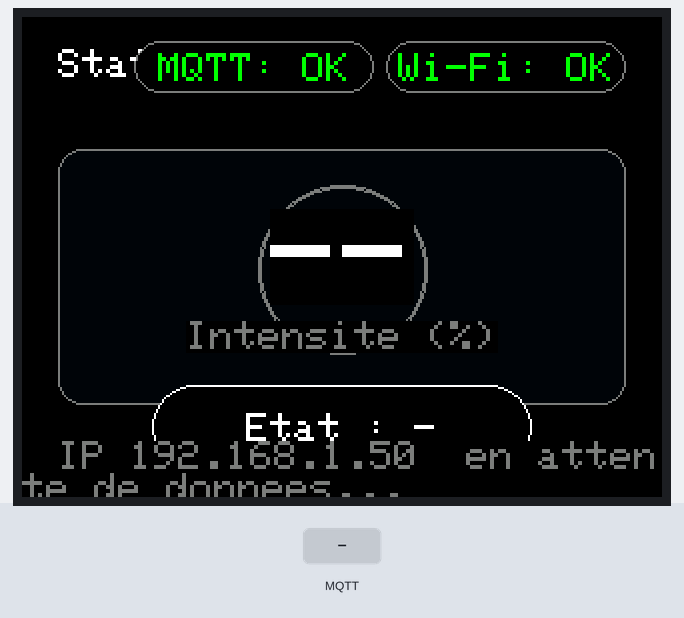
Bench run of a sketch on a simulated ESP32. Shown: 320×240 colour display. The inputs (shaded band) are chosen by the test bench. WiFi joins after 1.5 s; servers stay silent unless stated; no MQTT or app messages arrive unless stated.

Above: at 3.1 s.
3.2 s: MQTT message "RAIN" arrives on the first subscribed topic
At 4.0 s:
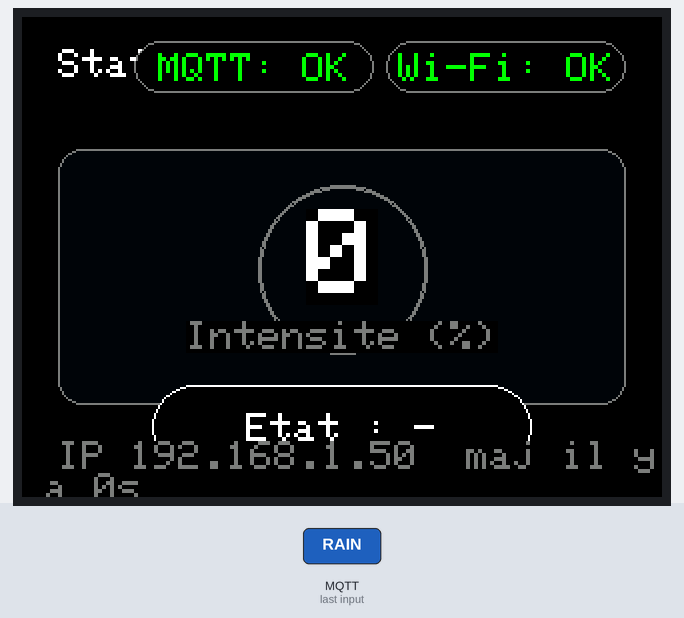
6.2 s: MQTT message "RAIN" arrives on the second subscribed topic
At 7.6 s:
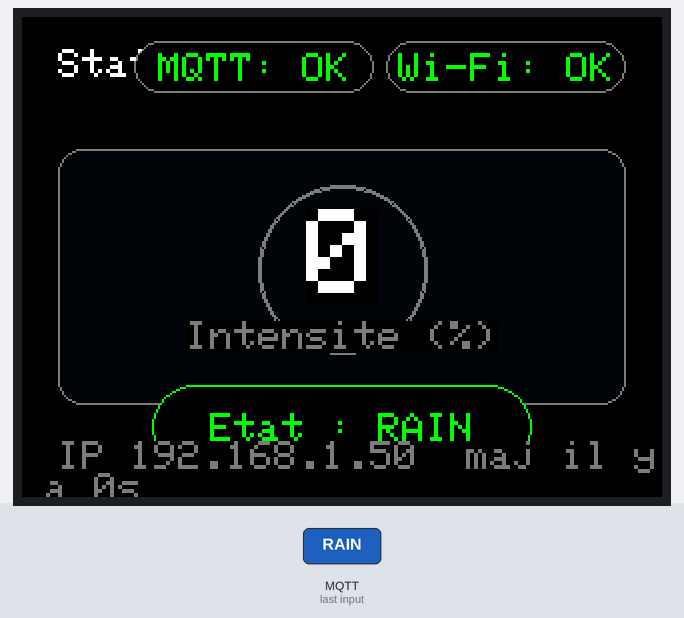
9.2 s: MQTT message "DRY" arrives on the second subscribed topic
At 10.0 s:
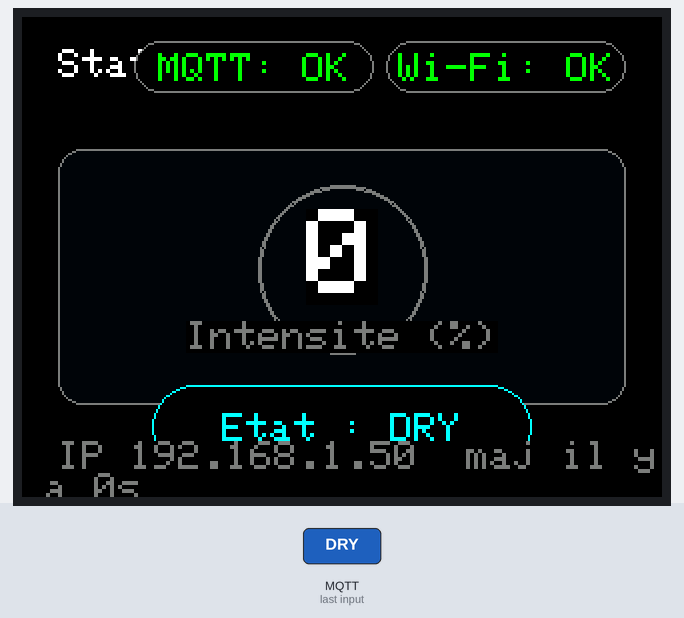
Timing chart, 0 to 12.2 s (numbered marks = the images above; inputs shaded):
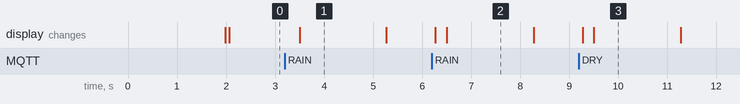

The sketch:

TAB5_MQTT.ino
```cpp
#include <M5Unified.h>
#include <WiFi.h>
#include <PubSubClient.h>
#include <math.h>

// ==== Wi-Fi / MQTT (NON TLS) ====
const char* WIFI_SSID = "iPhone Chaimae 2";
const char* WIFI_PASS = "chaimae2002";

const char* MQTT_SERVER = "broker.mqtt.cool";  // hostname only
const int   MQTT_PORT   = 1883;                // NON-TLS port

const char* TOPIC_RAIN_INT   = "maison/jardin/pluie/intensite";
const char* TOPIC_RAIN_STATE = "maison/jardin/pluie/etat";

// ==== NON-TLS CLIENT ====
WiFiClient espClient;           // <--- FIXED (no WiFiClientSecure!)
PubSubClient client(espClient);

// ---- état ----
float  g_rainPercent = -1.0f;
String g_state = "-";
uint32_t g_lastUpdateMs = 0;
bool g_mqttOk = false;

// ---- couleurs ----
#define C_BG      TFT_BLACK
#define C_TEXT    TFT_WHITE
#define C_MUTED   0x7BEF
#define C_CARD    0x0021
#define C_CYAN    TFT_CYAN
#define C_GREEN   TFT_GREEN
#define C_RED     TFT_RED

M5Canvas canvas(&M5.Lcd);

// ---- UI helpers ----
void pill(int x, int y, int w, int h, uint16_t stroke, uint16_t fill, const char* txt, uint16_t txtcol) {
  canvas.fillRoundRect(x, y, w, h, h/2, fill);
  canvas.drawRoundRect(x, y, w, h, h/2, stroke);
  canvas.setTextDatum(MC_DATUM);
  canvas.setTextColor(txtcol, fill);
  canvas.setTextSize(2);
  canvas.drawString(txt, x + w/2, y + h/2 + 1);
}

void drawArcGauge(int cx, int cy, int r, float percent, uint16_t col) {
  canvas.drawCircle(cx, cy, r, C_MUTED);
  canvas.drawCircle(cx, cy, r-1, C_MUTED);

  float amax = constrain(percent, 0, 100) * 300.0f / 100.0f;
  float start = 120.0f;
  for (float a = 0; a <= amax; a += 1.5f) {
    float rad = (start + a) * DEG_TO_RAD;
    int x = cx + cosf(rad) * (r-2);
    int y = cy + sinf(rad) * (r-2);
    canvas.drawPixel(x, y, col);
    canvas.drawPixel(x+1, y, col);
    canvas.drawPixel(x, y+1, col);
  }

  canvas.setTextDatum(MC_DATUM);
  canvas.setTextColor(C_TEXT, C_BG);
  canvas.setTextSize(6);

  if (percent < 0) canvas.drawString("--", cx, cy-6);
  else {
    char b[8]; snprintf(b, sizeof(b), "%.0f", percent);
    canvas.drawString(b, cx, cy-6);
  }

  canvas.setTextSize(2);
  canvas.setTextColor(C_MUTED, C_BG);
  canvas.drawString("Intensite (%)", cx, cy + 34);
}

void drawScreen() {
  int W = M5.Lcd.width();
  int H = M5.Lcd.height();

  if (canvas.width() == 0) {
    canvas.setColorDepth(16);
    canvas.createSprite(W, H);
  }

  canvas.fillScreen(C_BG);

  const int PAD = 18;
  const int headerH = 48;
  const int footerH = 28;

  // HEADER
  canvas.setTextDatum(TL_DATUM);
  canvas.setTextColor(C_TEXT, C_BG);
  canvas.setTextSize(2);
  canvas.setCursor(PAD, PAD-2);
  canvas.println("Station Pluie • MQTT");

  // Badges Wi-Fi / MQTT
  int bx = W - PAD - 120;
  pill(bx, PAD-6, 120, 26, C_MUTED, C_BG,
       WiFi.isConnected() ? "Wi-Fi: OK" : "Wi-Fi: OFF",
       WiFi.isConnected() ? C_GREEN : C_RED);

  bx -= 126;
  pill(bx, PAD-6, 120, 26, C_MUTED, C_BG,
       g_mqttOk ? "MQTT: OK" : "MQTT: OFF",
       g_mqttOk ? C_GREEN : C_RED);

  // CONTENU
  int contentY = headerH + PAD;
  int contentH = H - contentY - footerH - PAD;
  int contentW = W - PAD*2;

  canvas.fillRoundRect(PAD, contentY, contentW, contentH, 12, C_CARD);
  canvas.drawRoundRect(PAD, contentY, contentW, contentH, 12, C_MUTED);

  int cx = PAD + contentW/2;
  int cy = contentY + contentH/2 - 4;
  int r  = min(contentW, contentH) / 4 + 10;

  uint16_t gaugeCol = (g_state=="RAIN") ? C_GREEN : (g_state=="DRY" ? C_CYAN : C_MUTED);
  drawArcGauge(cx, cy, r, g_rainPercent, gaugeCol);

  uint16_t stCol = (g_state=="RAIN") ? C_GREEN : (g_state=="DRY") ? C_CYAN : C_TEXT;
  int pillW = 190, pillH = 42;
  pill(cx - pillW/2, cy + r + 16, pillW, pillH,
       stCol, C_BG, ("Etat : " + g_state).c_str(), stCol);

  // FOOTER
  canvas.setTextDatum(TL_DATUM);
  canvas.setTextColor(C_MUTED, C_BG);
  canvas.setTextSize(2);
  canvas.setCursor(PAD, H - footerH);

  if (WiFi.isConnected())
    canvas.printf("IP %s  ", WiFi.localIP().toString().c_str());

  if (g_lastUpdateMs == 0) canvas.print("en attente de donnees...");
  else {
    uint32_t s = (millis() - g_lastUpdateMs) / 1000;
    canvas.printf("maj il y a %lus", (unsigned long)s);
  }

  canvas.pushSprite(0, 0);
}

// ================= MQTT =================
void mqttCallback(char* topic, byte* payload, unsigned int length) {
  String t = topic;
  String msg; msg.reserve(length);
  for (unsigned int i = 0; i < length; ++i) msg += (char)payload[i];

  if (t == TOPIC_RAIN_INT) {
    g_rainPercent = msg.toFloat();
    g_lastUpdateMs = millis();
  } else if (t == TOPIC_RAIN_STATE) {
    g_state = msg;
    g_lastUpdateMs = millis();
  }

  drawScreen();
}

void ensureMqtt() {
  if (!WiFi.isConnected()) { g_mqttOk = false; return; }
  if (client.connected()) return;

  if (client.connect("M5Tab5_Display_UI")) {
    client.subscribe(TOPIC_RAIN_INT);
    client.subscribe(TOPIC_RAIN_STATE);
    g_mqttOk = true;
  } else g_mqttOk = false;
}

// ================= Setup / Loop =================
void setup() {
  auto cfg = M5.config();
  M5.begin(cfg);
  M5.Lcd.setRotation(1);
  M5.Lcd.setBrightness(230);

  WiFi.begin(WIFI_SSID, WIFI_PASS);
  uint32_t t0 = millis();
  while (WiFi.status() != WL_CONNECTED && millis() - t0 < 10000) delay(200);

  client.setServer(MQTT_SERVER, MQTT_PORT);
  client.setCallback(mqttCallback);
  client.setKeepAlive(10);
  client.setBufferSize(256);

  drawScreen();
}

void loop() {
  if (WiFi.status() != WL_CONNECTED) WiFi.reconnect();
  ensureMqtt();
  client.loop();

  static uint32_t t = 0;
  if (millis() - t > 1000) { t = millis(); drawScreen(); }
}
```

Measured:
- after the input at 3.2 s, the display: changes after 0.30 s (image 1)
- after the input at 6.2 s, the display: first differs from a run without the input after 0.30 s (image 2)
- after the input at 9.2 s, the display: first differs from a run without the input after 0.31 s (image 3)
